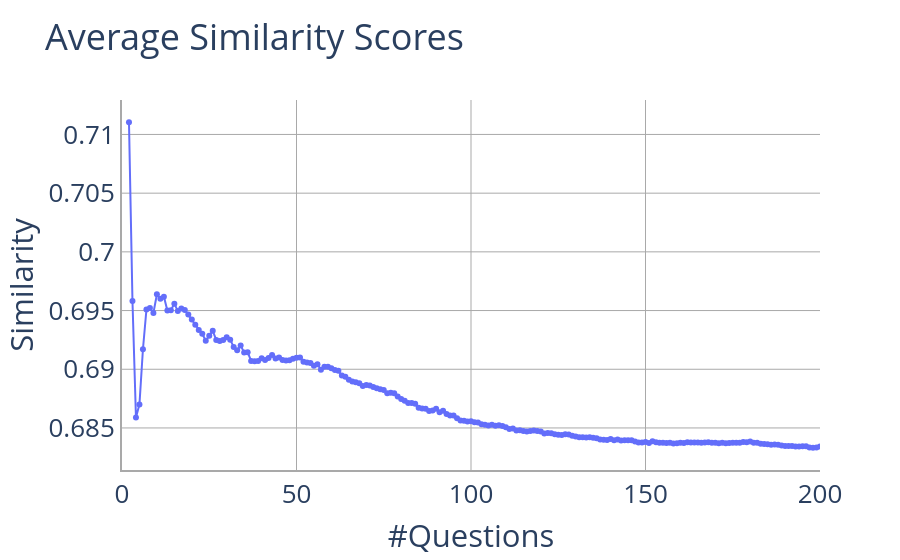

Write notebook code for a chart like this one.
### Code cell
import plotly.graph_objects as go

smaller_list_keys = list(range(2,201)) # [3, 4, 5, 6, 7, 8, 9, 10, 15, 20, 25, 50, 75, 100, 150, 200]
y = [avg_sim_scores[key] for key in smaller_list_keys]

# ...existing code...
fig = go.Figure()
fig.add_trace(go.Scatter(x=smaller_list_keys, y=y, mode='lines+markers'))
fig.update_layout(
    title="Average Similarity Scores",
    xaxis_title="#Questions",
    yaxis_title="Similarity",
    plot_bgcolor='rgba(0,0,0,0)',
    font=dict(size=26),
   
)
fig.update_xaxes(showline=True, linewidth=2, linecolor='darkgrey', gridcolor='darkgrey', range=[0, 200])
fig.update_yaxes(showline=True, linewidth=2, linecolor='darkgrey', gridcolor='darkgrey')
fig.show()

fig.write_image('question_similarity_200.pdf', 'pdf', width=1300, height=600)

### Figure 1 — Plotly figure (JSON) as saved in the notebook; plotly's stock layout.template omitted (floating-point values rounded to 4 significant figures; data arrays with more than 128 entries replaced by an {"elided": "..."} marker saying what was removed)
{"data": [{"mode": "lines+markers", "type": "scatter", "x": {"elided": "199 int values"}, "y": {"elided": "199 float values"}}], "layout": {"font": {"size": 26}, "plot_bgcolor": "rgba(0,0,0,0)", "title": {"text": "Average Similarity Scores"}, "xaxis": {"gridcolor": "darkgrey", "linecolor": "darkgrey", "linewidth": 2, "range": [0, 200], "showline": true, "title": {"text": "#Questions"}}, "yaxis": {"gridcolor": "darkgrey", "linecolor": "darkgrey", "linewidth": 2, "showline": true, "title": {"text": "Similarity"}}}}
